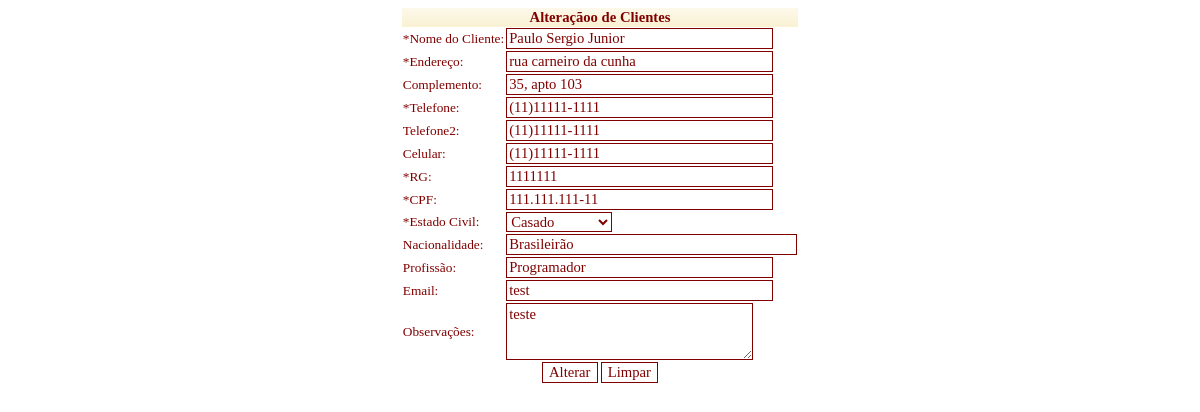
The app's page /view/altCliente.php?idCliente=1 (signed in) with its own data.
### tables this page shows
CREATE TABLE IF NOT EXISTS `clientes` (
`idCliente` int(11) NOT NULL,
  `nome` varchar(60) NOT NULL,
  `estado_civil` varchar(20) NOT NULL,
  `profissao` varchar(25) DEFAULT NULL,
  `rg` varchar(22) NOT NULL,
  `cpf` varchar(18) NOT NULL,
  `endereco` varchar(100) NOT NULL,
  `complemento` varchar(20) DEFAULT NULL,
  `tel1` varchar(14) NOT NULL,
  `tel2` varchar(14) DEFAULT NULL,
  `cel` varchar(14) DEFAULT NULL,
  `email` varchar(40) NOT NULL,
  `observacao` text,
  `datacadastro` timestamp NOT NULL DEFAULT CURRENT_TIMESTAMP ON UPDATE CURRENT_TIMESTAMP,
  `status` int(11) NOT NULL DEFAULT '1',
  `nacionalidade` varchar(40) DEFAULT NULL
);

### model/clientesDAO.php (called while the page is built, shortened)
<?php
include_once "banco.php";
include_once "bean/clientes.php";
class clientesDAO extends banco {
    public function consultar($objClientes){
        $sql = 'SELECT *
                FROM
                    '.TBL_CLIENTES.'
                WHERE
                      idCliente = "'.$objClientes->getIdCliente().'"';
        $resultado = mysql_query($sql);
        $linha = mysql_fetch_assoc($resultado);
        return $linha;
    }
}
$objclientesDAO = new clientesDAO();

### model/bean/clientes.php (called while the page is built, shortened)
<?php
class Clientes {
	private $idCliente;
    public function getIdCliente() {
		return $this->idCliente;
	}
    public function setIdCliente($idCliente) {
		$this->idCliente = $idCliente;
	}
}
$objClientes = new Clientes();
?>

### model/banco.php (called while the page is built, shortened)
<?php
class Banco{
	public $host = CON_ADVOCACIA_HOST;
	public $user = CON_ADVOCACIA_USER;
	public $pass = CON_ADVOCACIA_PASS;
	public function abreConexao(){
		$this->Conn = mysql_connect($this->host,$this->user,$this->pass);
	}
}
?>

### view/altCliente.php (the view, shortened to what this page needs)
<?php
include '../model/clientesDAO.php';
 $objClientes->setIdCliente($_GET['idCliente']);
$resultado = $objclientesDAO->consultar($objClientes);
?>
<form name="frmCliente" action="../control/controleCliente.php" id="frmCliente" method="POST">
<table border="0" cellspacing="0" align="center">
    <thead>
        <tr>
            <th colspan="2">Alteraçãoo de Clientes</th>
        </tr>
    </thead>
    <tbody>
        <tr>
            <td>*Nome do Cliente:</td>
            <td><input type="text" name="nome"  size="30" id="nome" value="<?php echo $resultado['nome']; ?>" /><br><span id="erroNome"></span></td>
        </tr>
        <tr>
            <td>*Endereço:</td>
            <td><input type="text" name="endereco" value="<?php echo $resultado['endereco']; ?>" size="30" id="endereco" /><br><span id="erroEndereco"></span></td>
        </tr>
        <tr>
            <td>Complemento:</td>
            <td><input type="text" name="complemento" value="<?php echo $resultado['complemento']; ?>" size="30" id="complemento" /><br></td>
        </tr>
        <tr>
            <td>*Telefone:</td>
            <td><input type="text" name="telefone" value="<?php echo $resultado['tel1']; ?>" size="30" id="telefone" /><br><span id="erroTelefone"></span></td>
        </tr>
        <tr>
            <td>Telefone2:</td>
            <td><input type="text" name="telefone2" value="<?php echo $resultado['tel2']; ?>" size="30" id="telefone2" /><br></td>
        </tr>
        <tr>
            <td>Celular:</td>
            <td><input type="text" name="celular" value="<?php echo $resultado['cel']; ?>" size="30" id="celular" /><br></td>
        </tr>
         <tr>
            <td>*RG:</td>
            <td><input type="text" name="rg" value="<?php echo $resultado['rg']; ?>" size="30" id="rg" /><br><span id="erroRG"></span></td>
        </tr>
        <tr>
            <td>*CPF:</td>
            <td><input type="text" name="cpf" value="<?php echo $resultado['cpf']; ?>" size="30" id="cpf" /><br><span id="erroCPF"></span></td>
        </tr>
        <tr>
            <td>*Estado Civil:</td>
            <td><select name="estadoCivil" size="1" id="estadoCivil">
                            <?php
                                if ($resultado['estado_civil'] == "casado") {
                                    $casado = "selected";
                                }
                    ?>
                    <option value="casado" <?php echo $casado;?>>Casado</option>
                </select><span id="erroEstadoCivil"></span></td>
        </tr>
		<tr>
		<td>Nacionalidade:</td>
		<td><input type="text" name="nacionalidade" value="<?php echo $resultado['nacionalidade']; ?>" maxlength="30" size="33" id="nacionalidade"></td>
		</tr>
        <tr>
            <td>Profissão:</td>
            <td><input type="text" name="profissao"  value="<?php echo $resultado['profissao']; ?>" size="30" id="profissao" /><br><span id="erroProfissao"></span></td>
        </tr>
        <tr>
            <td>Email:</td>
            <td><input type="text" name="email"  value="<?php echo $resultado['email']; ?>" size="30" id="email" /><br><span id="erroEmail"></span></td>
        </tr>
         <tr>
            <td>Observações:</td>
            <td><textarea id="observacoes" name="observacoes" cols="28" rows="3" class="campo"><?php echo $resultado['observacao']; ?></textarea></td>
        </tr>
        <tr>
            <td align="center" colspan="2">
                <input type="button" value="Alterar" name="alterar" id="alterar"  />
                <input type="reset" value="Limpar" name="limpar" id="limpar"  />
            </td>
        </tr>
    </tbody>
</table>
</form>

### public/css/estilo.css (style rules this page uses)
table th { background-image: url(../img/fundo_table.gif); font-weight:bold; font-size: 11pt; text-align:center; font-family: verdana; color:maroon; }
table td { font-family: verdana; font-size:10pt; color:maroon; background-color:white; }
input,select,textarea { border: 1px solid maroon ; font-family: verdana; font-size:11pt; color:maroon; background-color:white; }

### records on screen
clientes: nome "Paulo Sergio Junior", endereco "rua carneiro da cunha", complemento "35, apto 103", telefone "(11)11111-1111", telefone2 "(11)11111-1111", celular "(11)11111-1111", rg "1111111", cpf "111.111.111-11", nacionalidade "Brasileirão", profissao "Programador", email "test", observacoes "teste"
